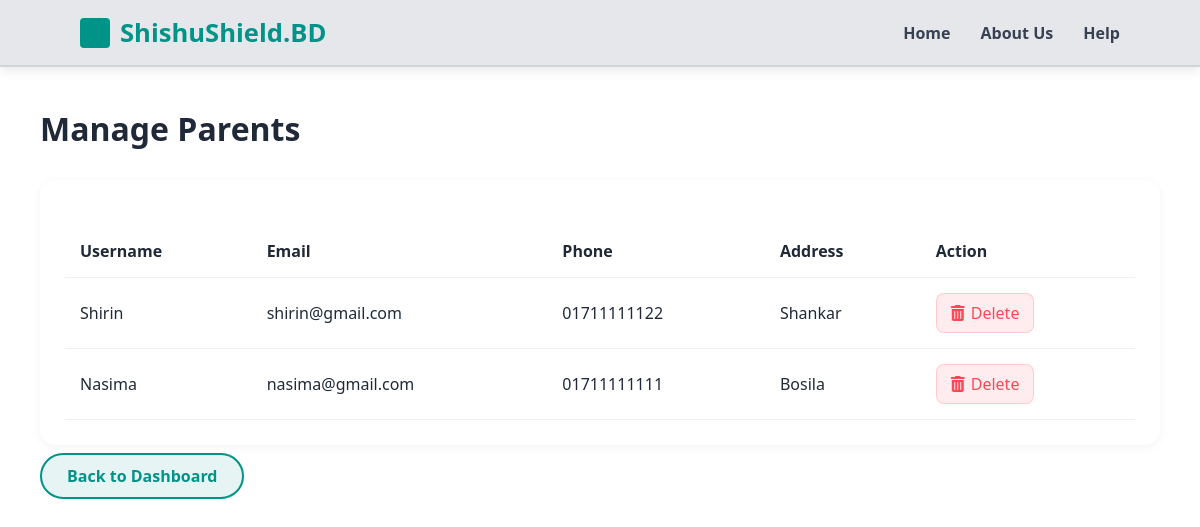
/manage/parents/, run on the app's committed database.
### accounts/models.py (models this page shows, shortened)
class Parent(models.Model):
    user = models.OneToOneField(CustomUser, on_delete=models.CASCADE)
    name = models.CharField(max_length=100, blank=True)
    phone = models.CharField(max_length=20, blank=True)
    address = models.TextField(blank=True)
    photo = models.ImageField(upload_to='parent_photos/', blank=True, null=True)

class CustomUser(AbstractUser):
    ROLE_CHOICES = (
        ('admin', 'Admin'),
        ('hospital', 'Hospital'),
        ('parent', 'Parent'),
    )
    role = models.CharField(max_length=20, choices=ROLE_CHOICES)
    photo = models.ImageField(upload_to='admin_photos/', blank=True, null=True)

### accounts/views.py (the view)
# urls.py: path('manage/parents/', views.manage_parents, name='manage_parents'),
def manage_parents(request):
    parents = Parent.objects.all()
    return render(request, 'manage_parents.html', {'parents': parents})

### templates/manage_parents.html (shortened to what this page needs)
{% extends 'base.html' %}
{% block content %}
<div class="main-dashboard">
    <div class="welcome-header" style="margin-bottom: 30px;">
        <h1>Manage Parents</h1>
    </div>
    <div class="appointments-section">
        <table class="appt-table">
            <thead>
                <tr>
                    <th>Username</th>
                    <th>Email</th>
                    <th>Phone</th>
                    <th>Address</th>
                    <th>Action</th>
                </tr>
            </thead>
            <tbody>
                {% for parent in parents %}
                <tr>
                    <td>{{ parent.user.username }}</td>
                    <td>{{ parent.user.email }}</td>
                    <td>{{ parent.phone }}</td>
                    <td>{{ parent.address }}</td>
                    <td>
                        <a href="{% url 'delete_parent' parent.id %}"
   style="
       display: inline-flex;
       align-items: center;
       gap: 6px;
       padding: 8px 14px;
       background: rgba(255, 71, 87, 0.1);
       color: #ff4757;
       border: 1px solid rgba(255, 71, 87, 0.2);
       border-radius: 8px;
       text-decoration: none;
       font-weight: 500;
       transition: all 0.3s ease;
   "
   onmouseover="this.style.background='#ff4757'; this.style.color='white';"
   onmouseout="this.style.background='rgba(255, 71, 87, 0.1)'; this.style.color='#ff4757';">
    <i class="fas fa-trash-alt"></i> Delete
</a>
                    </td>
                </tr>
                {% empty %}
                <tr>
                    <td colspan="5" style="text-align: center; padding: 40px; color: #94a3b8;">
                        No parents registered yet.
                    </td>
                </tr>
                {% endfor %}
            </tbody>
        </table>
    </div>
    <div style="margin-top: 20px;">
        <a href="{% url 'admin_dashboard' %}" class="btn-sec"
        style="text-decoration: none; padding: 10px 25px;">
            Back to Dashboard
        </a>
    </div>
</div>
{% endblock %}

### static/css/style.css (style rules this page uses)
:root { --primary-teal: #009488; --dark-teal: #007a70; --register-green: #2d6a4f; --text-dark: #1f2937; --bg-light: #f3f4f6; }
body { margin: 0; font-family: 'Segoe UI', Tahoma, Geneva, Verdana, sans-serif; background-color: #ffffff; color: var(--text-dark); }
.btn-sec { background-color: #e6f4f3; color: var(--primary-teal); border: 2px solid var(--primary-teal); padding: 13px 43px; border-radius: 50px; font-weight: bold; font-size: 1rem; cursor: pointer; transition: all 0.3s ease; }
.main-dashboard { flex: 1; padding: 40px; }
.welcome-header h1 { color: var(--text-dark); margin: 0; }
.appointments-section { background: white; padding: 25px; border-radius: 15px; box-shadow: 0 2px 10px rgba(0,0,0,0.05); }
.appt-table { width: 100%; border-collapse: collapse; margin-top: 20px; }
.appt-table th, .appt-table td { text-align: left; padding: 15px; border-bottom: 1px solid #edf2f7; }

### data on the page
Parent: user.username "Shirin", user.email "shirin@gmail.com", phone "01711111122", address "Shankar"
Parent: user.username "Nasima", user.email "nasima@gmail.com", phone "01711111111", address "Bosila"
